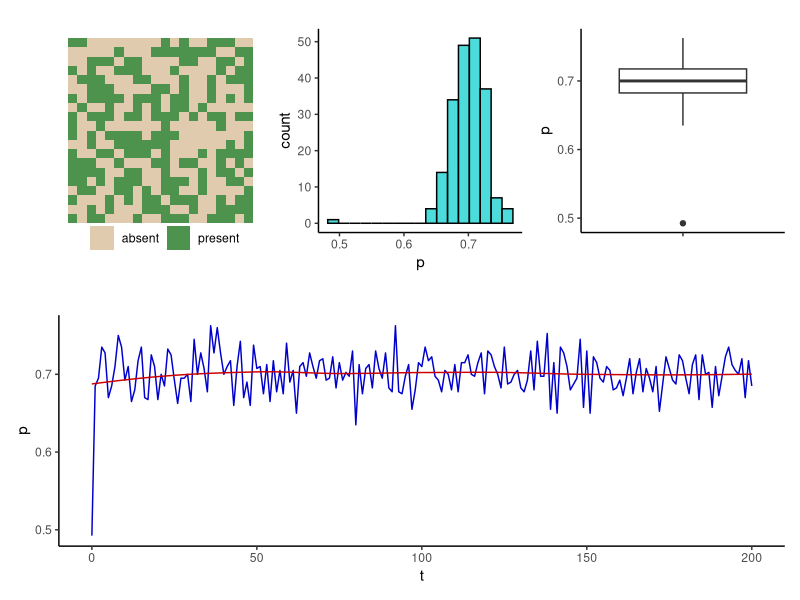

Generate this figure with R:
# create landscape
library(tidyverse)
library(patchwork)

create_landscape <- function(x = 5, y = 5, p_occupied = 0.5) {
  return(
    tibble(crossing(x = seq(1 : x), y = seq(1 : y)),
                      t0 = ifelse(runif(x * y, 0, 1) < p_occupied, 1, 0))
    )
}

draw_landscape <- function(landscape) {
  landscape |>
    ggplot(aes(x=x, y=y, fill=as.factor(t0))) +
    geom_tile(alpha = 0.7) +
    scale_fill_manual(values = c("tan","darkgreen"),
                      labels = c("absent", "present")) +
    theme_classic() +
    labs(y="Y", x="X", fill="") +
    theme(aspect.ratio = 1,
          legend.box = "horizontal",
          legend.position = "bottom",
          legend.margin = margin(t=-70),
          axis.title = element_blank(),
          axis.ticks = element_blank(),
          axis.text = element_blank(),
          axis.line = element_blank(),
          
          )
}

simulate <- function(landscape, 
                     iterations = 50, 
                     colonization_rate = 0.5, 
                     extirpation_rate = 0.5) {
  sim <- landscape
  for (i in 1:iterations) {
    next_t <- sim |>
      select(last_col()) |>
      mutate(!!paste0("t",i) := ifelse(sim[[ncol(sim)]] == 0,
                                 ifelse(runif(length(sim[[ncol(sim)]]), 0, 1) < colonization_rate, 1, 0),
                                 ifelse(runif(length(sim[[ncol(sim)]]), 0, 1) < extirpation_rate, 0, 1))) |>
      select(last_col())
    sim <- add_column(sim, next_t)
  }
  return(sim)
}

create_proportions <- function(simulation) {
  patches <- simulation |>
    select(contains("t"))
  return(tibble(t = 0:(ncol(simulation)-3),
                p = colMeans(patches)))
}

# Take input parameters and produce a matrix-cell plot and histogram:

metapop <- function(x=5, 
                    y=5, 
                    starting_proportion=0.5,
                    colonization_rate=0.5, 
                    extirpation_rate=0.5,
                    iterations = 50) {
  land0 <- create_landscape(x=x,y=y,p_occupied = starting_proportion)
  sim <- simulate(landscape = land0, 
                  iterations = iterations, 
                  colonization_rate = colonization_rate,
                  extirpation_rate = extirpation_rate) 
  sim_p <- create_proportions(sim)
  p_vec <- sim_p$p
  sd_sim <- sd(p_vec)
  n_sim <- length(p_vec)
  scotts_bin <- 3.5*sd_sim/(n_sim)^(1/3)
  p1 <- draw_landscape(sim)
  p2 <- ggplot(sim_p, aes(x=p)) + 
    geom_histogram(binwidth = scotts_bin, fill="cyan3", color="black", alpha=0.7) +
    theme_classic()
  p3 <- ggplot(sim_p,aes(x=t, y=p)) +
    geom_line(color="blue3", linewidth=0.5) +
    geom_smooth(color="red3", alpha=0.6, se=FALSE, linewidth = 0.5) +
    theme_classic()
  p4 <- ggplot(sim_p, aes(y=p, x="")) +
    geom_boxplot() +
    theme_classic() + 
    labs(x="")
  metamodel <- list(simulation = sim,
                  proportions = sim_p,
                  plot = (p1+p2+p4)/p3
                  )
  return(metamodel)
}

metapop(x=20,
        y=20,
        iterations = 200,
        starting_proportion = 0.5,
        colonization_rate = 0.7,
        extirpation_rate = 0.3)
